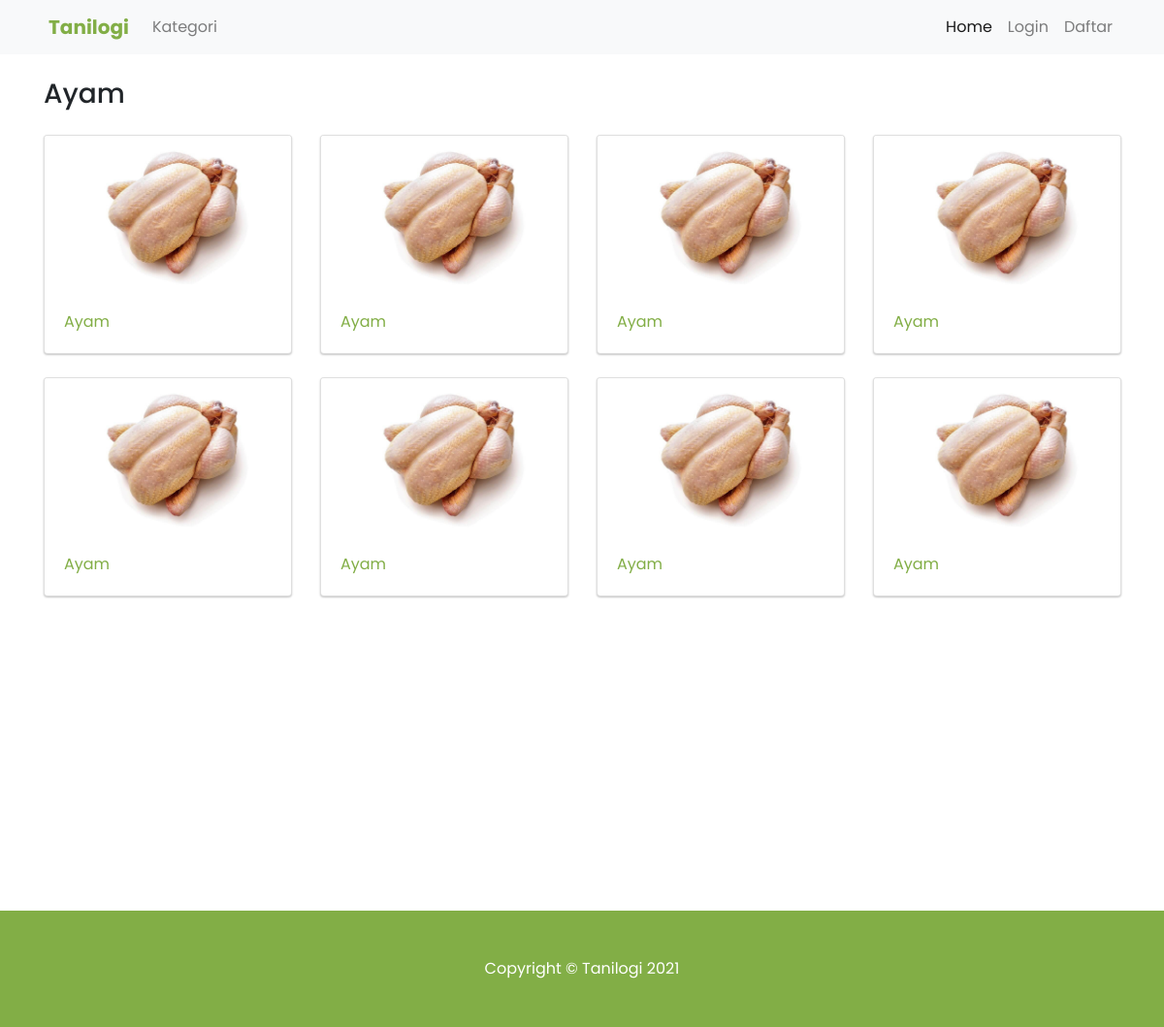
Page /index/kategoriprodukdetail.php?kategori=Ayam on the committed database.
### tables this page shows
CREATE TABLE `ap_produk` (
  `id` int(13) NOT NULL,
  `nama_produk_pemilik` varchar(30) NOT NULL,
  `nama_produk` varchar(30) NOT NULL,
  `deskripsi_produk` text NOT NULL,
  `jenis_produk` varchar(30) NOT NULL,
  `harga_produk` varchar(10) NOT NULL,
  `satuan_produk` enum('/kg','/butir','/ekor') NOT NULL,
  `stok_produk` varchar(10) NOT NULL,
  `foto_produk` varchar(30) NOT NULL,
  `tanggal_buat` varchar(30) NOT NULL,
  `tanggal_update` timestamp NOT NULL DEFAULT CURRENT_TIMESTAMP ON UPDATE CURRENT_TIMESTAMP
);

### index/kategoriprodukdetail.php (the view, shortened to what this page needs)
<?php
$kategori = ($_GET['kategori']);
require_once '../function/ap.theme.php';
require_once '../function/ap.identitas.situs.php';
if (isset($_SESSION['username'])) {
    LoadMenu($nama_situs, $logo_situs);
} else {
    LoadBody($nama_situs, $logo_situs);
}
?>
<div class="container mt-4" style="margin-bottom:25%">
    <?php $query = "select jenis_produk from ap_produk where jenis_produk = '$kategori' ;";
    $query_run = mysqli_query($koneksi, $query);
    $row = mysqli_fetch_assoc($query_run);
    ?>
    <h3 style="margin-bottom:25px"><?php echo $row['jenis_produk'] ?></h3>
    <div class="row">
        <?php $query = "select * from ap_produk where jenis_produk = '$kategori' ;";
        $query_run = mysqli_query($koneksi, $query);
        while ($row = mysqli_fetch_assoc($query_run)) {
        ?>
            <div class="col-lg-3 col-md-5 col-sm-7 mb-4" data-aos="fade-up">
                <div class="card" style="width: 16rem;">
                    <img src="../img/produk/<?php echo $row['foto_produk'] ?> " class="card-img-top" alt="...">
                    <div class="card-body">
                        <a href="home?produk=detail&id=<?php echo $row['id'] ?>" class="stretched-link" style="text-decoration: none;"><?php echo $row['jenis_produk'] ?></a>
                    </div>
                </div>
            </div><?php } ?>
    </div>
</div>

### theme/css/kostum.css (style rules this page uses)
body { padding-top: 56px; font-family: "Poppins", sans-serif; }
.card { box-shadow: rgba(0, 0, 0, 0.24) 0px 1px 2px; }
.card a { color: #82ae46; }
.card-img-top { height: 160px; }
@media (min-width: 992px) { body { padding-top: 56px; } }

### rows in the picture
ap_produk: foto_produk (picture), jenis_produk "Ayam"
ap_produk: foto_produk (picture), jenis_produk "Ayam"
ap_produk: foto_produk (picture), jenis_produk "Ayam"
ap_produk: foto_produk (picture), jenis_produk "Ayam"
ap_produk: foto_produk (picture), jenis_produk "Ayam"
ap_produk: foto_produk (picture), jenis_produk "Ayam"
ap_produk: foto_produk (picture), jenis_produk "Ayam"
ap_produk: foto_produk (picture), jenis_produk "Ayam"

### other values in the picture
$nama_situs "Tanilogi"
$row['jenis_produk'] "Ayam"
